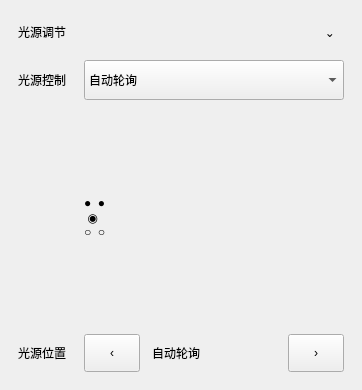
                  <widget class="QFrame" name="lightControlCard">
                   <property name="frameShape">
                    <enum>QFrame::NoFrame</enum>
                   </property>
                   <property name="card" stdset="0">
                    <bool>true</bool>
                   </property>
                   <layout class="QVBoxLayout" name="verticalLayout_lightControlCard">
                    <property name="spacing">
                     <number>14</number>
                    </property>
                    <property name="leftMargin">
                     <number>18</number>
                    </property>
                    <property name="topMargin">
                     <number>18</number>
                    </property>
                    <property name="rightMargin">
                     <number>18</number>
                    </property>
                    <property name="bottomMargin">
                     <number>18</number>
                    </property>
                    <item>
                     <widget class="QFrame" name="lightControlCardHeaderFrame">
                      <property name="frameShape">
                       <enum>QFrame::NoFrame</enum>
                      </property>
                      <layout class="QHBoxLayout" name="horizontalLayout_lightControlCardHeader">
                       <property name="spacing">
                        <number>0</number>
                       </property>
                       <property name="leftMargin">
                        <number>0</number>
                       </property>
                       <property name="topMargin">
                        <number>0</number>
                       </property>
                       <property name="rightMargin">
                        <number>0</number>
                       </property>
                       <property name="bottomMargin">
                        <number>0</number>
                       </property>
                       <item>
                        <widget class="QLabel" name="lightControlCardTitleLabel">
                         <property name="text">
                          <string>光源调节</string>
                         </property>
                         <property name="cardTitle" stdset="0">
                          <bool>true</bool>
                         </property>
                        </widget>
                       </item>
                       <item>
                        <spacer name="horizontalSpacer_lightControlCardHeader">
                         <property name="orientation">
                          <enum>Qt::Horizontal</enum>
                         </property>
                         <property name="sizeHint" stdset="0">
                          <size>
                           <width>40</width>
                           <height>20</height>
                          </size>
                         </property>
                        </spacer>
                       </item>
                       <item>
                        <widget class="QToolButton" name="lightControlCardCollapseButton">
                         <property name="minimumSize">
                          <size>
                           <width>28</width>
                           <height>28</height>
                          </size>
                         </property>
                         <property name="text">
                          <string>⌄</string>
                         </property>
                         <property name="autoRaise">
                          <bool>true</bool>
                         </property>
                        </widget>
                       </item>
                      </layout>
                     </widget>
                    </item>
                    <item>
                     <widget class="QFrame" name="lightControlFormFrame">
                      <property name="frameShape">
                       <enum>QFrame::NoFrame</enum>
                      </property>
                      <layout class="QGridLayout" name="gridLayout_lightControl">
                       <property name="leftMargin">
                        <number>0</number>
                       </property>
                       <property name="topMargin">
                        <number>0</number>
                       </property>
                       <property name="rightMargin">
                        <number>0</number>
                       </property>
                       <property name="bottomMargin">
                        <number>0</number>
                       </property>
                       <property name="horizontalSpacing">
                        <number>18</number>
                       </property>
                       <property name="verticalSpacing">
                        <number>12</number>
                       </property>
                       <item row="0" column="0">
                        <widget class="QLabel" name="lightControlLabel">
                         <property name="text">
                          <string>光源控制</string>
                         </property>
                         <property name="formLabel" stdset="0">
                          <bool>true</bool>
                         </property>
                        </widget>
                       </item>
                       <item row="0" column="1">
                        <widget class="QComboBox" name="lightControlComboBox">
                         <property name="minimumSize">
                          <size>
                           <width>260</width>
                           <height>40</height>
                          </size>
                         </property>
                         <item>
                          <property name="text">
                           <string>自动轮询</string>
                          </property>
                         </item>
                        </widget>
                       </item>
                       <item row="1" column="1">
                        <widget class="QFrame" name="lightDevicePreviewFrame">
                         <property name="minimumSize">
                          <size>
                           <width>210</width>
                           <height>210</height>
                          </size>
                         </property>
                         <property name="frameShape">
                          <enum>QFrame::NoFrame</enum>
                         </property>
                         <layout class="QVBoxLayout" name="verticalLayout_lightDevicePreview">
                          <property name="spacing">
                           <number>0</number>
                          </property>
                          <property name="leftMargin">
                           <number>0</number>
                          </property>
                          <property name="topMargin">
                           <number>0</number>
                          </property>
                          <property name="rightMargin">
                           <number>0</number>
                          </property>
                          <property name="bottomMargin">
                           <number>0</number>
                          </property>
                          <item>
                           <widget class="QLabel" name="lightDeviceIconLabel">
                            <property name="text">
                             <string>●  ●
 ◉
○  ○</string>
                            </property>
                            <property name="devicePreview" stdset="0">
                             <bool>true</bool>
                            </property>
                           </widget>
                          </item>
                         </layout>
                        </widget>
                       </item>
                       <item row="2" column="0">
                        <widget class="QLabel" name="lightPositionLabel">
                         <property name="text">
                          <string>光源位置</string>
                         </property>
                         <property name="formLabel" stdset="0">
                          <bool>true</bool>
                         </property>
                        </widget>
                       </item>
                       <item row="2" column="1">
                        <widget class="QFrame" name="lightPositionFrame">
                         <property name="frameShape">
                          <enum>QFrame::NoFrame</enum>
                         </property>
                         <layout class="QHBoxLayout" name="horizontalLayout_lightPosition">
                          <property name="spacing">
                           <number>12</number>
                          </property>
                          <property name="leftMargin">
                           <number>0</number>
                          </property>
                          <property name="topMargin">
                           <number>0</number>
                          </property>
                          <property name="rightMargin">
                           <number>0</number>
                          </property>
                          <property name="bottomMargin">
                           <number>0</number>
                          </property>
                          <item>
                           <widget class="QToolButton" name="lightPrevButton">
                            <property name="minimumSize">
                             <size>
                              <width>56</width>
                              <height>38</height>
                             </size>
                            </property>
                            <property name="text">
                             <string>‹</string>
                            </property>
                           </widget>
                          </item>
                          <item>
                           <widget class="QLabel" name="lightPositionValueLabel">
                            <property name="text">
                             <string>自动轮询</string>
                            </property>
                            <property name="centerText" stdset="0">
                             <bool>true</bool>
                            </property>
                           </widget>
                          </item>
                          <item>
                           <widget class="QToolButton" name="lightNextButton">
                            <property name="minimumSize">
                             <size>
                              <width>56</width>
                              <height>38</height>
                             </size>
                            </property>
                            <property name="text">
                             <string>›</string>
                            </property>
                           </widget>
                          </item>
                         </layout>
                        </widget>
                       </item>
                      </layout>
                     </widget>
                    </item>
                   </layout>
                  </widget>
